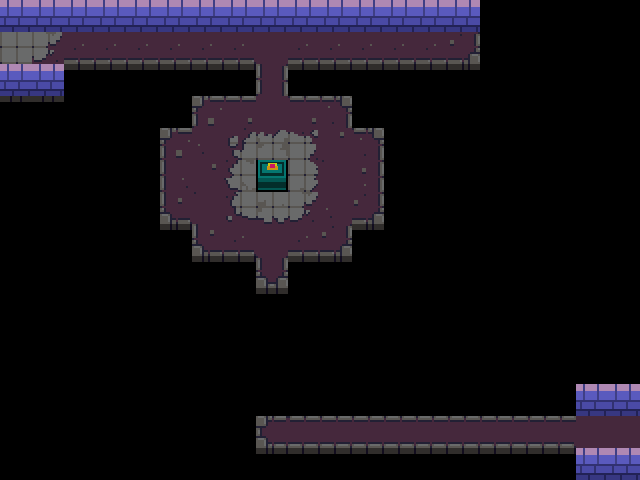

The image is a tile-based game level rendered from a .tmx file. Its description and complete source (layers, tilesets, objects, tile grids) follow:
An orthogonal 20x15 tile map with 32x32 px tiles, 3 tile layers (walls, ground, death) and 13 objects (7x torch, 2x connection, 2x scene, platform, actor).

<map version="1.0" tiledversion="1.1.3" orientation="orthogonal" renderorder="right-down" width="20" height="15" tilewidth="32" tileheight="32" infinite="0" nextobjectid="57">
 <tileset firstgid="1" source="tower-tileset.tsx" />
 <layer name="walls" width="20" height="15">
  <data encoding="csv">
12,12,12,12,12,12,12,12,12,12,12,12,12,12,12,0,0,0,0,0,
2,0,0,0,0,0,0,0,0,0,0,0,0,0,0,0,0,0,0,0,
12,12,0,0,0,0,0,0,0,0,0,0,0,0,0,0,0,0,0,0,
0,0,0,0,0,0,0,0,0,0,0,0,0,0,0,0,0,0,0,0,
0,0,0,0,0,0,0,0,0,0,0,0,0,0,0,0,0,0,0,0,
0,0,0,0,0,0,0,0,13,0,55,0,0,0,0,0,0,0,0,0,
0,0,0,0,0,0,0,0,0,0,0,0,0,0,0,0,0,0,0,0,
0,0,0,0,0,0,0,0,0,0,0,0,0,0,0,0,0,0,0,0,
0,0,0,0,0,0,0,0,0,0,0,0,0,0,0,0,0,0,0,0,
0,0,0,0,0,0,0,0,0,0,0,0,0,0,0,0,0,0,0,0,
0,0,0,0,0,0,0,0,0,0,0,0,0,0,0,0,0,0,0,0,
0,0,0,0,0,0,0,0,0,0,0,0,0,0,0,0,0,0,0,0,
0,0,0,0,0,0,0,0,0,0,0,0,0,0,0,0,0,0,12,12,
0,0,0,0,0,0,0,0,0,0,0,0,0,0,0,0,0,0,0,2,
0,0,0,0,0,0,0,0,0,0,0,0,0,0,0,0,0,0,12,12
</data>
 </layer>
 <layer name="ground" width="20" height="15">
  <data encoding="csv">
0,0,0,0,0,0,0,0,0,0,0,0,0,0,0,0,0,0,0,0,
72,83,65,65,65,65,65,65,2,65,65,65,65,65,66,0,0,0,0,0,
0,0,0,0,0,0,0,0,47,0,0,0,0,0,0,0,0,0,0,0,
0,0,0,0,0,0,44,45,2,45,46,0,0,0,0,0,0,0,0,0,
0,0,0,0,0,44,28,61,62,63,37,46,0,0,0,0,0,0,0,0,
0,0,0,0,0,54,37,71,13,73,55,56,0,0,0,0,0,0,0,0,
0,0,0,0,0,64,55,81,82,83,28,66,0,0,0,0,0,0,0,0,
0,0,0,0,0,0,64,65,2,65,66,0,0,0,0,0,0,0,0,0,
0,0,0,0,0,0,0,0,58,0,0,0,0,0,0,0,0,0,0,0,
0,0,0,0,0,0,0,0,0,0,0,0,0,0,0,0,0,0,0,0,
0,0,0,0,0,0,0,0,0,0,0,0,0,0,0,0,0,0,0,0,
0,0,0,0,0,0,0,0,0,0,0,0,0,0,0,0,0,0,0,0,
0,0,0,0,0,0,0,0,0,0,0,0,0,0,0,0,0,0,0,0,
0,0,0,0,0,0,0,0,59,57,57,57,57,57,57,57,57,57,2,0,
0,0,0,0,0,0,0,0,0,0,0,0,0,0,0,0,0,0,0,0
</data>
 </layer>
 <layer name="death" width="20" height="15">
  <data encoding="csv">
0,0,0,0,0,0,0,0,0,0,0,0,0,0,0,0,0,0,0,0,
0,0,0,0,0,0,0,0,0,0,0,0,0,0,0,0,0,0,0,0,
0,0,75,75,75,75,75,75,0,75,75,75,75,75,76,0,0,0,0,0,
68,68,0,0,4,4,0,0,0,0,0,4,4,0,0,0,0,0,0,0,
0,0,0,0,4,0,0,0,0,0,0,0,4,0,0,0,0,0,0,0,
0,0,0,0,4,0,0,0,0,0,0,0,4,0,0,0,0,0,0,0,
0,0,0,0,4,0,0,0,0,0,0,0,4,0,0,0,0,0,0,0,
0,0,0,0,4,74,0,0,0,0,0,76,4,0,0,0,0,0,0,0,
0,0,0,0,0,4,74,75,0,75,76,0,0,0,0,0,0,0,0,0,
0,0,0,0,0,0,0,4,68,4,0,0,0,0,0,0,0,0,0,0,
0,0,0,0,0,0,0,0,0,0,0,0,0,0,0,0,0,0,0,0,
0,0,0,0,0,0,0,0,0,0,0,0,0,0,0,0,0,0,0,0,
0,0,0,0,0,0,0,4,4,4,4,4,4,4,4,4,4,4,0,0,
0,0,0,0,0,0,0,4,0,0,0,0,0,0,0,0,0,0,0,0,
0,0,0,0,0,0,0,4,74,75,75,75,75,75,75,75,75,75,0,0
</data>
 </layer>
 <objectgroup name="objects">
  <object id="9" name="57" type="connection" x="32" y="32" width="32" height="32">
   <properties>
    <property name="to" value="52" />
   </properties>
  </object>
  <object id="17" name="58" type="connection" x="576" y="416" width="32" height="32">
   <properties>
    <property name="to" value="59" />
   </properties>
  </object>
  <object id="37" type="platform" x="256" y="384" width="32" height="32">
   <properties>
    <property name="isActive" value="false" />
    <property name="movey" value="3" />
    <property name="switch" value="a" />
   </properties>
  </object>
  <object id="38" type="torch" x="128" y="0" width="32" height="32" />
  <object id="47" type="torch" x="256" y="160" width="32" height="32">
   <properties>
    <property name="a" value="1.0" />
    <property name="b" value="0.7" />
    <property name="g" value="0.1" />
    <property name="r" value="1.0" />
   </properties>
  </object>
  <object id="48" type="torch" x="224" y="0" width="32" height="32" />
  <object id="49" type="torch" x="416" y="0" width="32" height="32" />
  <object id="50" type="torch" x="320" y="0" width="32" height="32" />
  <object id="51" type="torch" x="32" y="0" width="32" height="32" />
  <object id="52" name="8" type="scene" x="320" y="160" width="32" height="32" />
  <object id="53" name="ant" type="actor" x="320" y="160" width="32" height="32">
   <properties>
    <property name="isHide" value="false" />
   </properties>
  </object>
  <object id="55" type="torch" x="608" y="384" width="32" height="32" />
  <object id="56" name="14" type="scene" x="256" y="160" width="32" height="32" />
 </objectgroup>
</map>